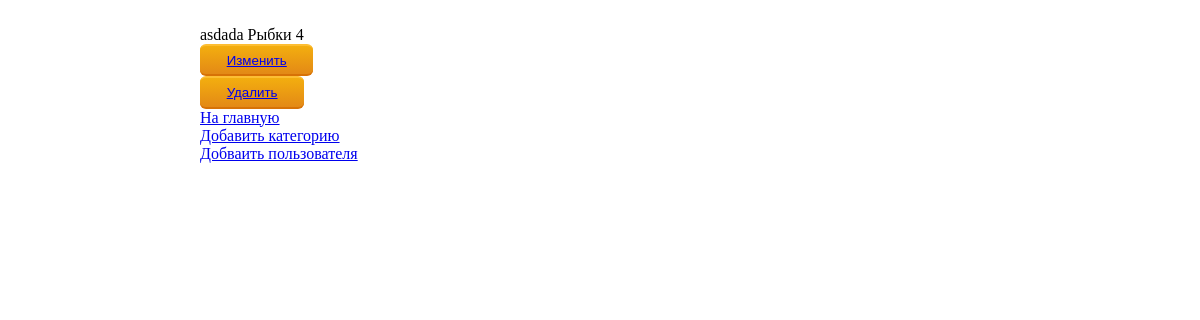
/adminapp/detail_animals/9/ (signed in), run on an earlier commit of the app's database.
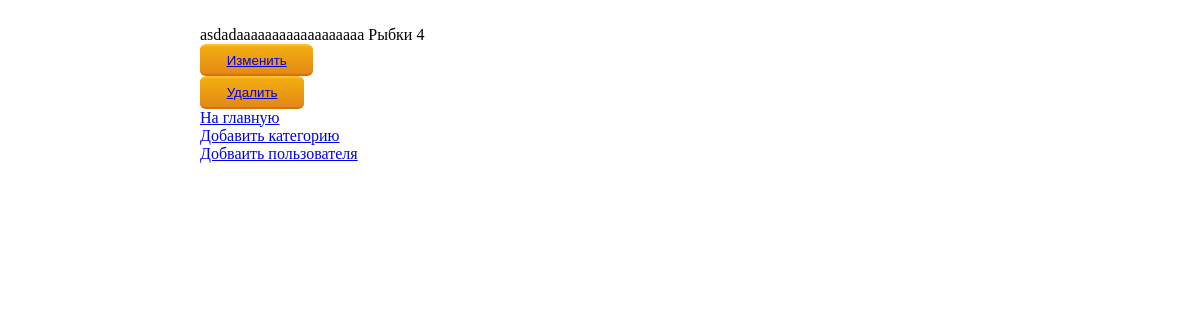
And on a later commit of the database.
### mainapp/models.py (models this page shows, shortened)
class Animal(models.Model):
    type = models.ForeignKey(TypeOfAnimal, on_delete=models.CASCADE, verbose_name="Вид животного")
    name = models.CharField(max_length=30, verbose_name="Имя")
    age = models.PositiveSmallIntegerField(verbose_name="Примерный возраст", blank=True)
    avatar = models.ImageField(upload_to="animal_account", verbose_name="Аватарка")
    short_description = models.CharField(max_length=70, verbose_name="Краткое описание")
    description = models.TextField(verbose_name="Описание", blank=True)
    date_entrance = models.DateTimeField(auto_created=True, verbose_name="Дата поступления", default=datetime.now())
    is_active = models.BooleanField(verbose_name="Доступен", default=True)
    taken_home = models.DateTimeField(
        blank=True,
        null=True,
        verbose_name="Забрали домой",
    )

class TypeOfAnimal(models.Model):
    title = models.CharField(max_length=30, verbose_name="Вид животного")
    is_active = models.BooleanField(verbose_name="Доступен", default=True)
    def __str__(self):
        return f"{self.title}"

### adminapp/views.py (the view)
# urls.py: path("detail_animals/<int:pk>/", DetailAnimal.as_view(), name="detail_animal"),
class DetailAnimal(LoginRequiredMixin, DetailView):
    model = Animal
    template_name = "adminapp/detail_animal.html"

### adminapp/templates/adminapp/detail_animal.html (shortened to what this page needs)
{% extends 'adminapp/base.html' %}
{% block content %}
{% if object.is_active %}
    {{object.name}}
    {{object.type}}
    {{object.age}}
{% endif %}
<br>
    <button class="home-animal">
        <a href="{% url 'adminapp:edit_animal' animal.pk %}">Изменить</a>
    </button>
<br>
    <button class="home-animal">
        <a href="{% url 'adminapp:delete_animal' animal.pk %}">Удалить</a>
    </button>
<br>
    <a href="{% url 'index' %}">На главную</a>
{% endblock content %}

What changed in the data, as far as the page shows it:
changed Animal "Рыбки": name "asdada" → "asdadaaaaaaaaaaaaaaaaaa"
